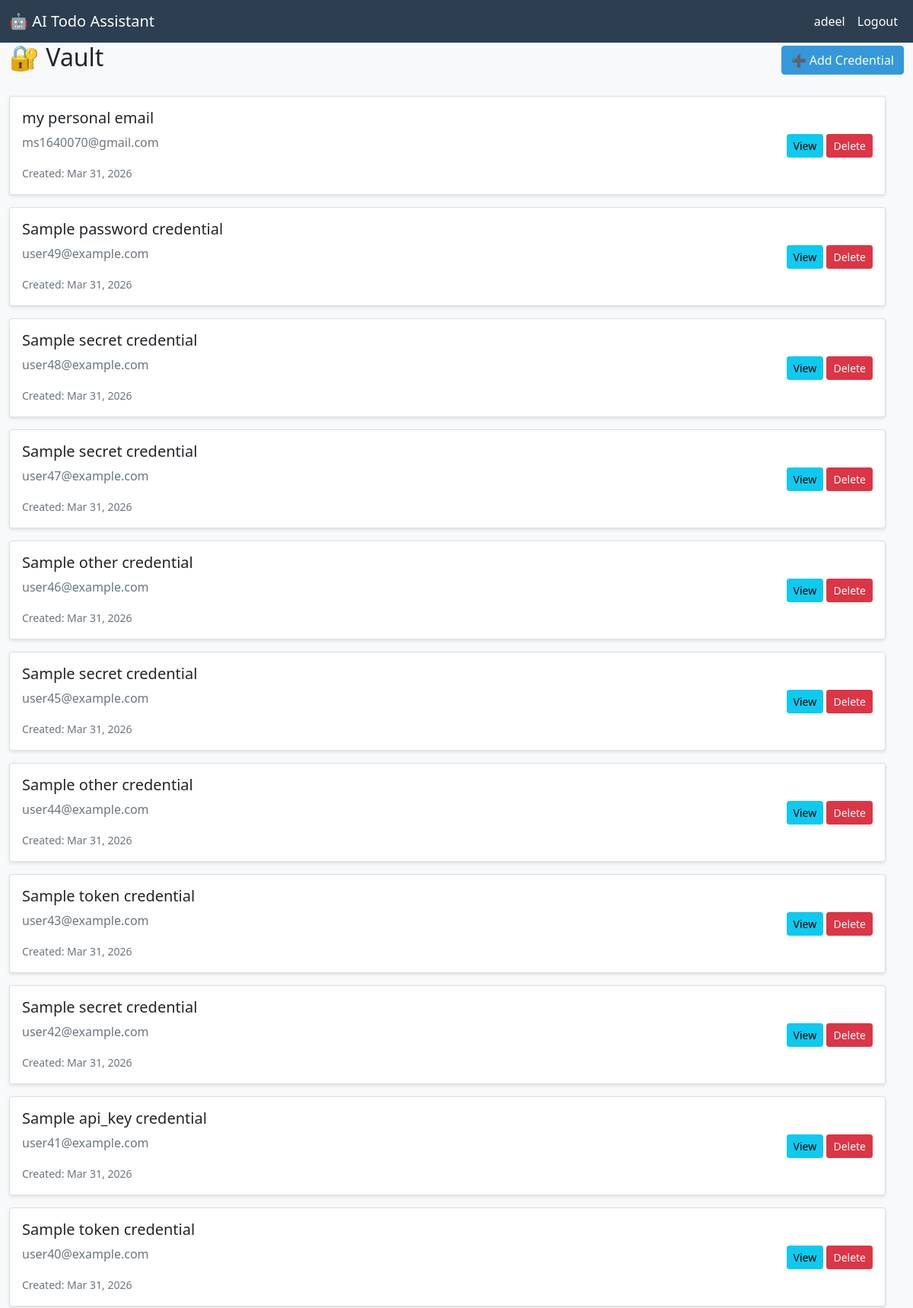
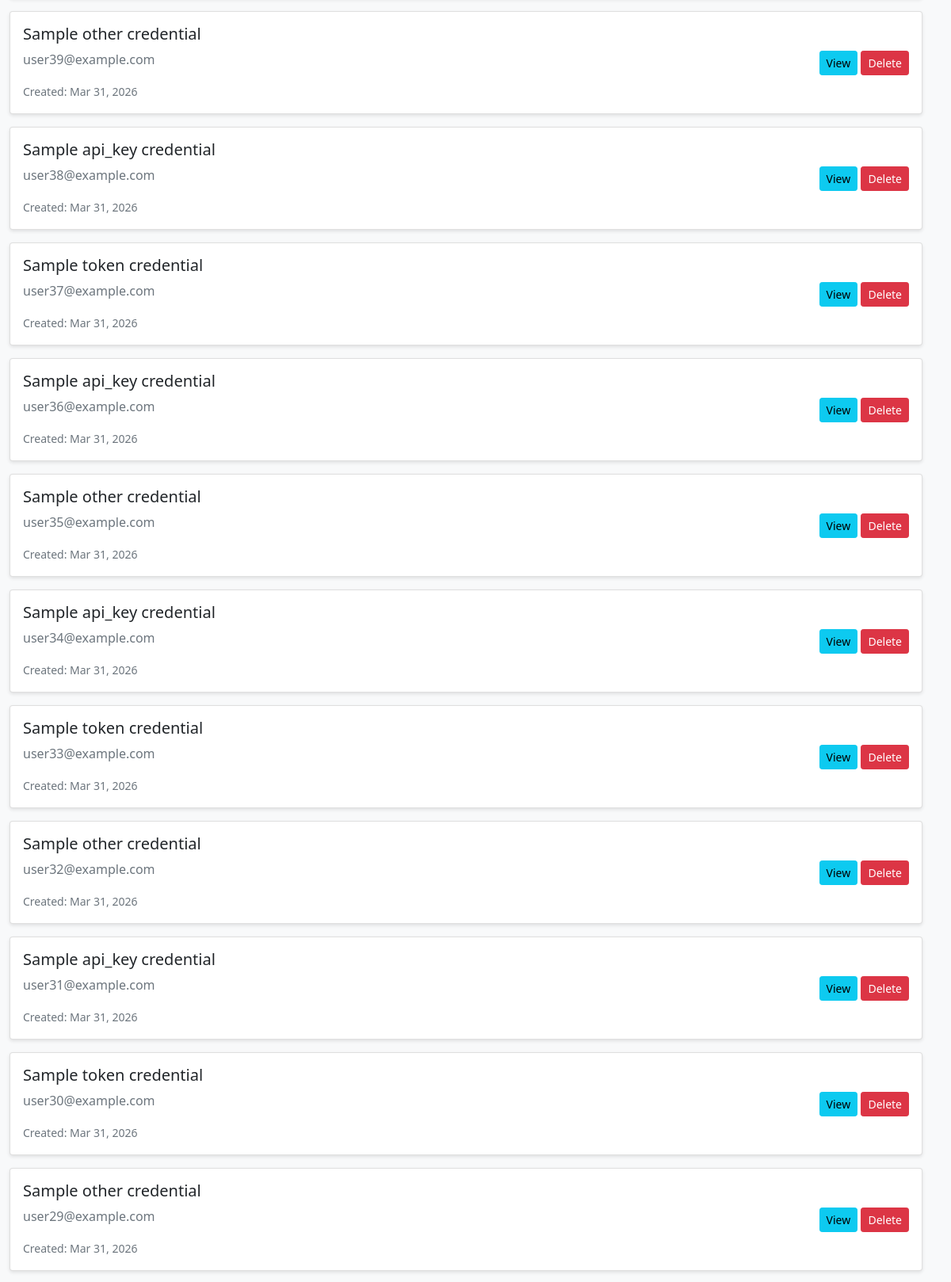
Screenshot of /vault/ (signed in, upper part) with the database file from the repository (2 pictures, top to bottom).
### assistant/models.py (models this page shows, shortened)
class VaultEntry(models.Model):
    CREDENTIAL_TYPES = [
        ('password', 'Password'),
        ('api_key', 'API Key'),
        ('token', 'Token'),
        ('secret', 'Secret'),
        ('other', 'Other'),
    ]
    user = models.ForeignKey(User, on_delete=models.CASCADE, related_name='vault_entries')
    name = models.CharField(max_length=255, default='Unnamed Credential')
    credential_type = models.CharField(max_length=50, choices=CREDENTIAL_TYPES, default='password')
    label = models.CharField(max_length=255, blank=True)
    email_encrypted = models.TextField(blank=True, default='')
    password_encrypted = models.TextField(blank=True, default='')
    created_at = models.DateTimeField(auto_now_add=True)
    updated_at = models.DateTimeField(auto_now=True)
    class Meta:
        ordering = ['-created_at']

### assistant/views.py (the view)
# urls.py: path('vault/', views.vault_list, name='vault_list'),
@login_required
def vault_list(request):
    user = request.user
    vault_entries = VaultEntry.objects.filter(user=user).order_by('-created_at')
    encryption_service = get_encryption_service()
    decrypted_entries = []
    for entry in vault_entries:
        try:
            decrypted_email = encryption_service.decrypt(entry.email_encrypted)
            decrypted_entries.append({
                'id': entry.id,
                'label': entry.label,
                'email': decrypted_email,
                'created_at': entry.created_at,
            })
        except Exception as e:
            decrypted_entries.append({
                'id': entry.id,
                'label': entry.label,
                'email': '[Decryption error]',
                'created_at': entry.created_at,
            })
    context = {'vault_entries': decrypted_entries}
    return render(request, 'assistant/vault_list.html', context)

### assistant/services/encryption_service.py (called while the page is built)
def get_encryption_service():
    return EncryptionService()

    @staticmethod
    def _derive_key(key_string: str) -> bytes:
        hash_object = hashlib.sha256(key_string.encode())
        hash_bytes = hash_object.digest()
        key = base64.urlsafe_b64encode(hash_bytes)
        return key

    def decrypt(self, ciphertext: str) -> str:
        try:
            plaintext = self.cipher.decrypt(ciphertext.encode())
            return plaintext.decode()
        except Exception as e:
            raise ValueError(f"Decryption failed: {str(e)}")

### templates/assistant/vault_list.html (shortened to what this page needs)
{% extends 'base.html' %}
{% block content %}
<div class="d-flex justify-content-between align-items-center mb-4">
    <h2>🔐 Vault</h2>
    <a href="{% url 'vault_create' %}" class="btn btn-primary">➕ Add Credential</a>
</div>
{% if vault_entries %}
    <div class="row">
        {% for entry in vault_entries %}
            <div class="col-md-12 mb-3">
                <div class="card">
                    <div class="card-body">
                        <div class="d-flex justify-content-between align-items-center">
                            <div>
                                <h5 class="card-title">{{ entry.label|default:"Credential" }}</h5>
                                <p class="card-text text-muted">{{ entry.email }}</p>
                                <small class="text-muted">Created: {{ entry.created_at|date:"M d, Y" }}</small>
                            </div>
                            <div>
                                <a href="{% url 'vault_detail' entry.id %}" class="btn btn-sm btn-info">View</a>
                                <a href="{% url 'vault_delete' entry.id %}" class="btn btn-sm btn-danger">Delete</a>
                            </div>
                        </div>
                    </div>
                </div>
            </div>
        {% endfor %}
    </div>
{% else %}
    <div class="alert alert-info">
        No vault entries found. <a href="{% url 'vault_create' %}">Add your first credential</a>
    </div>
{% endif %}
{% endblock %}

### templates/base.html (shortened to what this page needs)
<!DOCTYPE html>
<html lang="en">
<head>
    <link href="https://cdn.jsdelivr.net/npm/bootstrap@5.1.3/dist/css/bootstrap.min.css" rel="stylesheet">
</head>
<body>
<nav class="navbar navbar-expand-lg navbar-dark">
    <div class="container-fluid">
        <a class="navbar-brand" href="{% url 'dashboard' %}">🤖 AI Todo Assistant</a>
        <div class="collapse navbar-collapse">
            <ul class="navbar-nav ms-auto">
                {% if user.is_authenticated %}
                    <li class="nav-item">
                        <span class="nav-link">{{ user.username }}</span>
                    </li>
                    <li class="nav-item">
                        <a class="nav-link" href="{% url 'logout' %}">Logout</a>
                    </li>
                {% endif %}
            </ul>
        </div>
    </div>
</nav>
<div class="container-fluid">
<div class="row">
    {% block content %}{% endblock %}
</div>
</div>
</body>
</html>

### templates/base.html (style rules this page uses)
body { background-color: #f8f9fa; }
.navbar { background-color: #2c3e50; }
.navbar-brand, .nav-link { color: white !important; }
.card { box-shadow: 0 2px 4px rgba(0,0,0,0.1); }
.btn-primary { background-color: #3498db; border-color: #3498db; }

### rows the page displays
VaultEntry: label "my personal email", created_at "Mar 31, 2026"
VaultEntry: label "Sample password credential", created_at "Mar 31, 2026"
VaultEntry: label "Sample secret credential", created_at "Mar 31, 2026"
VaultEntry: label "Sample secret credential", created_at "Mar 31, 2026"
VaultEntry: label "Sample other credential", created_at "Mar 31, 2026"
VaultEntry: label "Sample secret credential", created_at "Mar 31, 2026"
VaultEntry: label "Sample other credential", created_at "Mar 31, 2026"
VaultEntry: label "Sample token credential", created_at "Mar 31, 2026"
VaultEntry: label "Sample secret credential", created_at "Mar 31, 2026"
VaultEntry: label "Sample api_key credential", created_at "Mar 31, 2026"
VaultEntry: label "Sample token credential", created_at "Mar 31, 2026"
VaultEntry: label "Sample other credential", created_at "Mar 31, 2026"
VaultEntry: label "Sample api_key credential", created_at "Mar 31, 2026"
VaultEntry: label "Sample token credential", created_at "Mar 31, 2026"
VaultEntry: label "Sample api_key credential", created_at "Mar 31, 2026"
VaultEntry: label "Sample other credential", created_at "Mar 31, 2026"
VaultEntry: label "Sample api_key credential", created_at "Mar 31, 2026"
VaultEntry: label "Sample token credential", created_at "Mar 31, 2026"
VaultEntry: label "Sample other credential", created_at "Mar 31, 2026"
VaultEntry: label "Sample api_key credential", created_at "Mar 31, 2026"
VaultEntry: label "Sample token credential", created_at "Mar 31, 2026"
VaultEntry: label "Sample other credential", created_at "Mar 31, 2026"

### other values shown
{{ user.username }} "adeel"
{{ entry.email }} "ms1640070@gmail.com" "user49@example.com" "user48@example.com" "user47@example.com" "user46@example.com" "user45@example.com" "user44@example.com" "user43@example.com" "user42@example.com" "user41@example.com" "user40@example.com" "user39@example.com" "user38@example.com" "user37@example.com" "user36@example.com" "user35@example.com" "user34@example.com" "user33@example.com" "user32@example.com" "user31@example.com" "user30@example.com" "user29@example.com"
